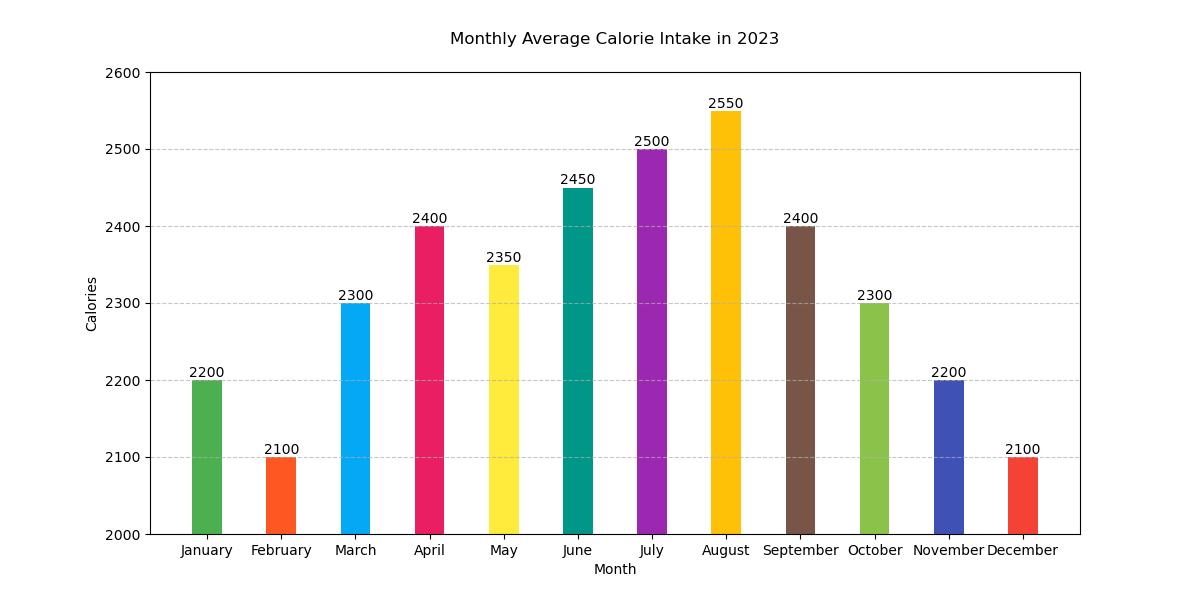

This figure's Python source:

import matplotlib.pyplot as plt

# Data
months = ['January', 'February', 'March', 'April', 'May', 'June', 'July', 'August', 'September', 'October', 'November', 'December']
calories = [2200, 2100, 2300, 2400, 2350, 2450, 2500, 2550, 2400, 2300, 2200, 2100]

# Color codes for each bar
colors = ['#4CAF50', '#FF5722', '#03A9F4', '#E91E63', '#FFEB3B', '#009688', '#9C27B0', '#FFC107', '#795548', '#8BC34A', '#3F51B5', '#F44336']

# Bar width
bar_width = 0.4

# Create vertical bar chart
plt.figure(figsize=(12, 6))
bar_container = plt.bar(months, calories, color=colors, width=bar_width)

# Add data labels
for bar in bar_container:
    height = bar.get_height()
    plt.text(bar.get_x() + bar.get_width()/2, height, f'{height}', ha='center', va='bottom')

# Title and labels
plt.title('Monthly Average Calorie Intake in 2023', pad=20)
plt.xlabel('Month')
plt.ylabel('Calories')

# Customize the grid
plt.grid(axis='y', linestyle='--', alpha=0.7)

# Set y-axis limits to start from a specific value
plt.ylim(2000, 2600)

# Show plot
plt.show()
